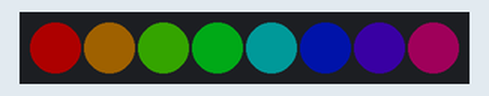
Simulated run of this sketch. Board: Arduino Uno, built with avr-gcc and run on an emulated ATmega328P. Shown: 8 RGB LEDs in strip order, left to right. Dim RGB values are drawn brighter than linear.

Above: at 0.15 s.
At 2.95 s:
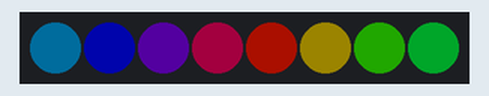
At 5.76 s:
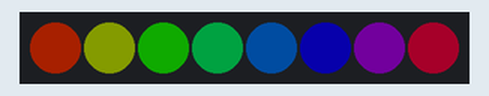
At 9.18 s:
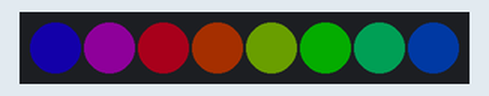
At 20.39 s:
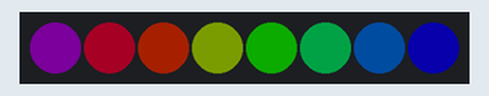
At 39.7 s:
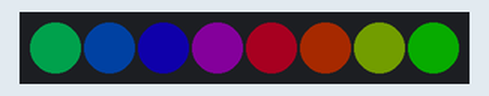
Timing chart, 0 to 40.0 s (numbered marks = the images above):
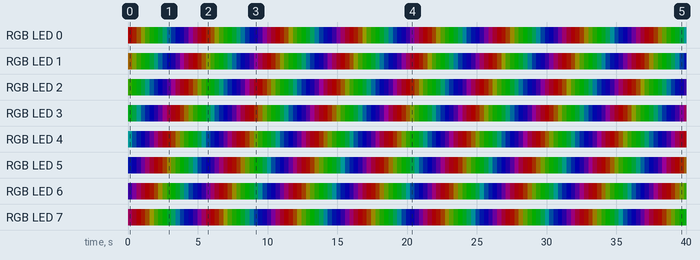

Measured:
- by itself, RGB LED 7: off → RGB(32, 0, 18) at 0.00 s, → RGB(41, 0, 9) 0.31 s later, → RGB(50, 0, 0) 0.31 s later, → RGB(43, 7, 0) 0.31 s later, … (129 changes in this stretch)
- by itself, RGB LED 0: off → RGB(50, 0, 0) at 0.00 s, → RGB(41, 8, 0) 0.31 s later, → RGB(32, 17, 0) 0.31 s later, → RGB(23, 26, 0) 0.31 s later, … (129 changes in this stretch)

The sketch:

8rainbow.ino
```cpp
#include <Adafruit_NeoPixel.h>
#define LED_PIN    5
#define LED_COUNT 8
Adafruit_NeoPixel strip(LED_COUNT, LED_PIN, NEO_GRB + NEO_KHZ800);
uint8_t peak = 0;
uint16_t hue = 0;
uint8_t anger = 0;

void setup() {
  strip.begin();
  strip.show();
  strip.setBrightness(50);
}

void loop() {
  rainbowCycle(20);
/*
  uint8_t anger = 128;

  hue = (uint16_t) (85 * (255 - anger));
  blip(peak, hue);
  peak++;

  delay( (255 - anger) >> 2 );
*/
}


void blip(uint8_t pos, uint16_t hue) {
  int val;

  for(int ptr = 0; ptr < 8; ptr++) {
    val = 255*(pow((0.98), (abs( ((pos + (ptr * 32)) + 128) % 256 - 128))));
    strip.setPixelColor(ptr, strip.ColorHSV(hue, 255, val));
  }
  strip.show();
}

void rainbowCycle(uint8_t wait) {
  uint16_t i, j;

  for(j=0; j<256*5; j++) { // 5 cycles of all colors on wheel
    for(i=0; i< strip.numPixels(); i++) {
      strip.setPixelColor(i, Wheel(((i * 256 / strip.numPixels()) + j) & 255));
    }
    strip.show();
    delay(wait);
  }
}

uint32_t Wheel(byte WheelPos) {
  WheelPos = 255 - WheelPos;
  if(WheelPos < 85) {
    return strip.Color(255 - WheelPos * 3, 0, WheelPos * 3);
  }
  if(WheelPos < 170) {
    WheelPos -= 85;
    return strip.Color(0, WheelPos * 3, 255 - WheelPos * 3);
  }
  WheelPos -= 170;
  return strip.Color(WheelPos * 3, 255 - WheelPos * 3, 0);
}
```
